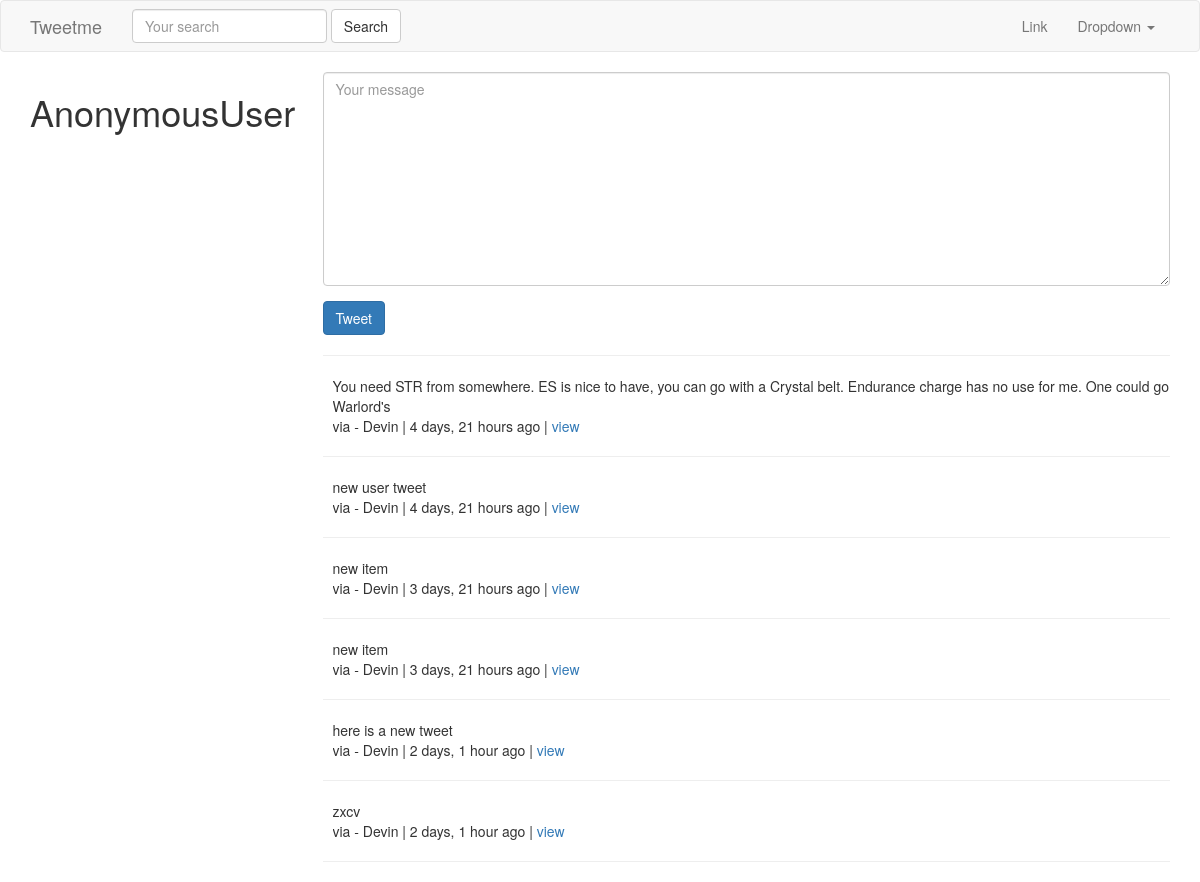
The app's page /, older data.
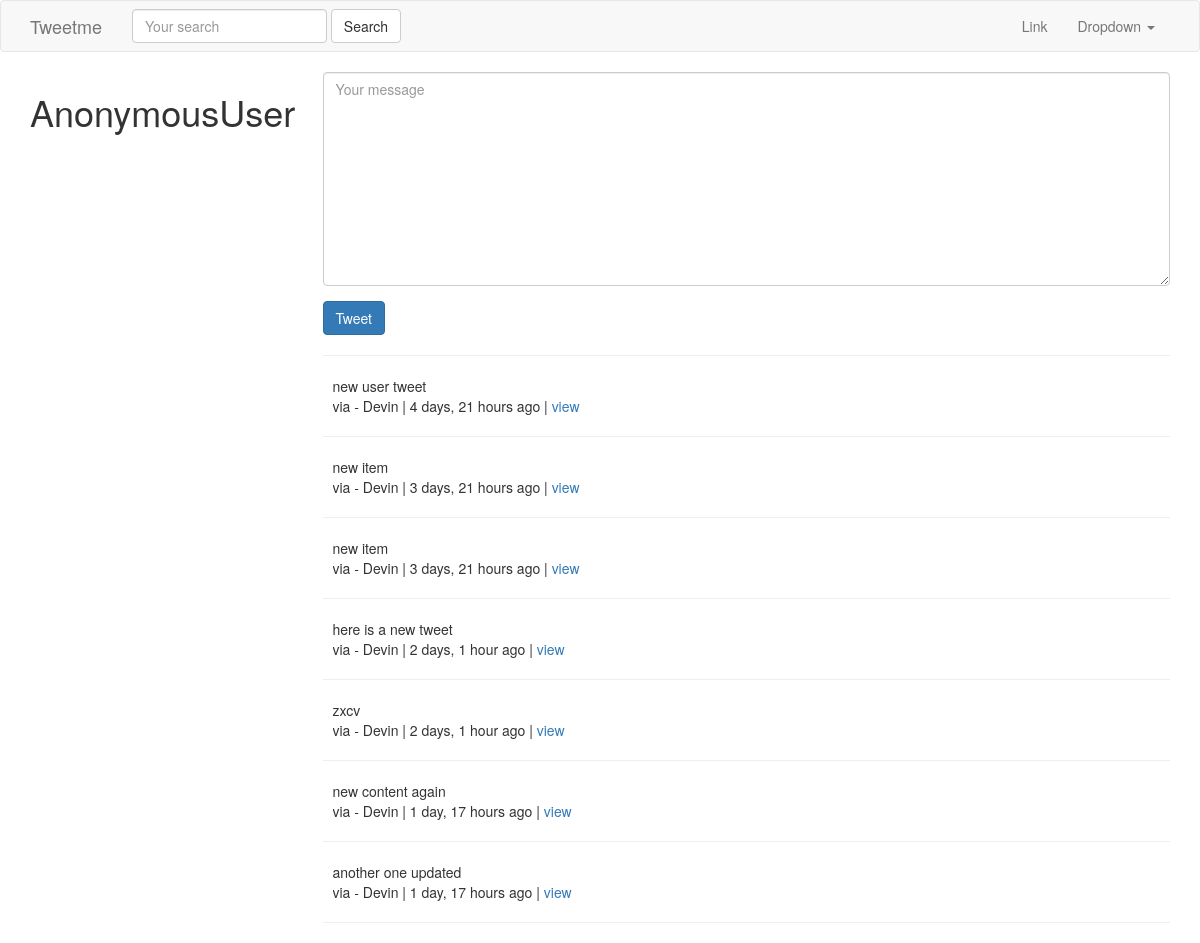
The same page, newer data.
### tweets/models.py (models this page shows, shortened)
class Tweet(models.Model):
    user      = models.ForeignKey(settings.AUTH_USER_MODEL)
    content   = models.CharField(max_length=140, validators=[validate_content])
    timestamp = models.DateTimeField(auto_now_add=True)
    updated   = models.DateTimeField(auto_now=True)
    def get_absolute_url(self):
        return reverse("tweet:detail", kwargs={"pk":self.pk})

### tweets/views.py (the view)
# urls.py: url(r'^$', TweetListView.as_view(), name="home"),
class TweetListView(ListView):
    def get_queryset(self, *args, **kwargs):
        qs = Tweet.objects.all()
        query = self.request.GET.get("q", None)
        if query is not None:
            qs = qs.filter(
                Q(content__contains=query) |
                Q(user__username__icontains=query)
            )
        return qs
    def get_context_data(self, *args, **kwargs):
        context = super(TweetListView, self).get_context_data(*args, **kwargs)
        context['create_form'] = TweetModelForm()
        context['create_url'] = reverse_lazy("tweet:create")
        return context

### tweets/forms.py
class TweetModelForm(forms.ModelForm):
    content = forms.CharField(label='',
                widget=forms.Textarea(
                        attrs={'placeholder': "Your message",
                               'class': "form-control"}
                    ))
    class Meta:
        model = Tweet
        fields = [
            "content"
        ]

### tweets/templates/tweets/tweet_list.html (shortened to what this page needs)
{% extends "base.html" %}
{% block content %}
  <div class="row">
    <div class="col-sm-3 col-xs-12">
      <h1>{{ request.user }}</h1>
    </div>
    <div class="col-sm-9">
      {% if not request.GET.q %}
      {% include "tweets/form.html" with form=create_form action_url=create_url btn_title="Tweet" %}
      <hr>
      {% endif %}
      {% for object in object_list %}
      <div class="media">
        <div class="media-left">
        </div>
        <div class="media-body">
          {{ object.content }}
          <br>
          via - {{ object.user }} | {{ object.timestamp | timesince }} ago |
          <a href="{{ object.get_absolute_url }}">view</a>
        </div>
      </div>
      <hr>
      {% empty %}
        {% if request.GET.q %}
        <p>No tweets found.</p>
        {% else %}
        <p>No tweets yet.</p>
        {% endif %}
      {% endfor %}
    </div>
  </div>
{% endblock content %}

Row changes from the older to the newer data that the page shows:
removed Tweet: content "You need STR from somewhere. ES is nice to have, you can go with a Crystal belt. Endurance charge has no use for me. One could go Warlord's", user "Devin", timestamp "4 days, 21 hours"
added Tweet: content "new content again", user "Devin", timestamp "1 day, 17 hours"
added Tweet: content "another one updated", user "Devin", timestamp "1 day, 17 hours"
